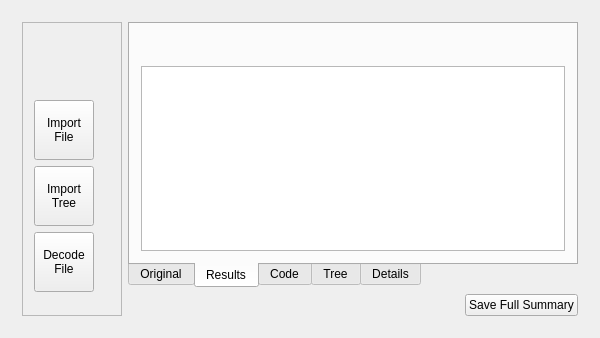
<?xml version="1.0" encoding="UTF-8"?>
<ui version="4.0">
 <class>zGui</class>
 <widget class="QMainWindow" name="zGui">
  <property name="geometry">
   <rect>
    <x>0</x>
    <y>0</y>
    <width>600</width>
    <height>338</height>
   </rect>
  </property>
  <property name="minimumSize">
   <size>
    <width>600</width>
    <height>338</height>
   </size>
  </property>
  <property name="windowTitle">
   <string>Huffman Encoder</string>
  </property>
  <widget class="QWidget" name="centralWidget">
   <layout class="QGridLayout" name="gridLayout">
    <item row="0" column="0">
     <widget class="QStackedWidget" name="stackWidg">
      <property name="currentIndex">
       <number>1</number>
      </property>
      <widget class="QWidget" name="start">
       <widget class="QFrame" name="frame">
        <property name="geometry">
         <rect>
          <x>40</x>
          <y>30</y>
          <width>511</width>
          <height>251</height>
         </rect>
        </property>
        <property name="frameShape">
         <enum>QFrame::StyledPanel</enum>
        </property>
        <property name="frameShadow">
         <enum>QFrame::Raised</enum>
        </property>
        <layout class="QGridLayout" name="gridLayout_2">
         <item row="2" column="1" colspan="2">
          <spacer name="verticalSpacer_2">
           <property name="orientation">
            <enum>Qt::Vertical</enum>
           </property>
           <property name="sizeHint" stdset="0">
            <size>
             <width>80</width>
             <height>54</height>
            </size>
           </property>
          </spacer>
         </item>
         <item row="3" column="0" colspan="3">
          <spacer name="horizontalSpacer_2">
           <property name="orientation">
            <enum>Qt::Horizontal</enum>
           </property>
           <property name="sizeHint" stdset="0">
            <size>
             <width>241</width>
             <height>20</height>
            </size>
           </property>
          </spacer>
         </item>
         <item row="3" column="5">
          <spacer name="horizontalSpacer_3">
           <property name="orientation">
            <enum>Qt::Horizontal</enum>
           </property>
           <property name="sizeHint" stdset="0">
            <size>
             <width>151</width>
             <height>20</height>
            </size>
           </property>
          </spacer>
         </item>
         <item row="6" column="0">
          <widget class="QLabel" name="label_2">
           <property name="text">
            <string>v1.0</string>
           </property>
          </widget>
         </item>
         <item row="1" column="1" colspan="2">
          <widget class="QLabel" name="label_3">
           <property name="text">
            <string>Huffman Encoder</string>
           </property>
          </widget>
         </item>
         <item row="1" column="4" colspan="2">
          <spacer name="horizontalSpacer_4">
           <property name="orientation">
            <enum>Qt::Horizontal</enum>
           </property>
           <property name="sizeHint" stdset="0">
            <size>
             <width>232</width>
             <height>20</height>
            </size>
           </property>
          </spacer>
         </item>
         <item row="3" column="4">
          <widget class="QPushButton" name="startBeginBt">
           <property name="text">
            <string>Begin</string>
           </property>
          </widget>
         </item>
         <item row="1" column="0">
          <spacer name="horizontalSpacer_5">
           <property name="orientation">
            <enum>Qt::Horizontal</enum>
           </property>
           <property name="sizeHint" stdset="0">
            <size>
             <width>40</width>
             <height>20</height>
            </size>
           </property>
          </spacer>
         </item>
         <item row="0" column="1" colspan="2">
          <spacer name="verticalSpacer_3">
           <property name="orientation">
            <enum>Qt::Vertical</enum>
           </property>
           <property name="sizeHint" stdset="0">
            <size>
             <width>20</width>
             <height>40</height>
            </size>
           </property>
          </spacer>
         </item>
         <item row="6" column="5">
          <widget class="QLabel" name="label">
           <property name="text">
            <string>Xavier Lian</string>
           </property>
           <property name="alignment">
            <set>Qt::AlignRight|Qt::AlignTrailing|Qt::AlignVCenter</set>
           </property>
          </widget>
         </item>
         <item row="6" column="1" colspan="4">
          <spacer name="horizontalSpacer">
           <property name="orientation">
            <enum>Qt::Horizontal</enum>
           </property>
           <property name="sizeHint" stdset="0">
            <size>
             <width>167</width>
             <height>20</height>
            </size>
           </property>
          </spacer>
         </item>
         <item row="4" column="0" colspan="6">
          <spacer name="verticalSpacer">
           <property name="orientation">
            <enum>Qt::Vertical</enum>
           </property>
           <property name="sizeHint" stdset="0">
            <size>
             <width>488</width>
             <height>55</height>
            </size>
           </property>
          </spacer>
         </item>
        </layout>
       </widget>
      </widget>
      <widget class="QWidget" name="home">
       <layout class="QGridLayout" name="gridLayout_8">
        <item row="2" column="2">
         <widget class="QPushButton" name="saveAllBt">
          <property name="text">
           <string>Save Full Summary</string>
          </property>
          <property name="icon">
           <iconset resource="Resources/imagedirectory.qrc">
            <normaloff>:/images/saveicon.png</normaloff>:/images/saveicon.png</iconset>
          </property>
         </widget>
        </item>
        <item row="2" column="1">
         <spacer name="horizontalSpacer_10">
          <property name="orientation">
           <enum>Qt::Horizontal</enum>
          </property>
          <property name="sizeHint" stdset="0">
           <size>
            <width>40</width>
            <height>20</height>
           </size>
          </property>
         </spacer>
        </item>
        <item row="0" column="1" rowspan="2" colspan="2">
         <widget class="QTabWidget" name="homeTabWdg">
          <property name="tabPosition">
           <enum>QTabWidget::South</enum>
          </property>
          <property name="currentIndex">
           <number>1</number>
          </property>
          <widget class="QWidget" name="homeOrigTb">
           <attribute name="title">
            <string>Original</string>
           </attribute>
           <layout class="QGridLayout" name="gridLayout_3">
            <item row="0" column="2">
             <spacer name="horizontalSpacer_11">
              <property name="orientation">
               <enum>Qt::Horizontal</enum>
              </property>
              <property name="sizeHint" stdset="0">
               <size>
                <width>40</width>
                <height>20</height>
               </size>
              </property>
             </spacer>
            </item>
            <item row="0" column="0">
             <widget class="QPushButton" name="homeEncodeBt">
              <property name="text">
               <string>Encode</string>
              </property>
             </widget>
            </item>
            <item row="0" column="3">
             <widget class="QLabel" name="label_4">
              <property name="text">
               <string>Imported Text File (Editable)</string>
              </property>
             </widget>
            </item>
            <item row="1" column="0" colspan="4">
             <widget class="QPlainTextEdit" name="homeOrigTE"/>
            </item>
           </layout>
          </widget>
          <widget class="QWidget" name="homeResTb">
           <attribute name="title">
            <string>Results</string>
           </attribute>
           <layout class="QGridLayout" name="gridLayout_4">
            <item row="0" column="1">
             <spacer name="horizontalSpacer_6">
              <property name="orientation">
               <enum>Qt::Horizontal</enum>
              </property>
              <property name="sizeHint" stdset="0">
               <size>
                <width>40</width>
                <height>20</height>
               </size>
              </property>
             </spacer>
            </item>
            <item row="0" column="0">
             <widget class="QPushButton" name="homeResultSvBt">
              <property name="minimumSize">
               <size>
                <width>25</width>
                <height>25</height>
               </size>
              </property>
              <property name="maximumSize">
               <size>
                <width>25</width>
                <height>25</height>
               </size>
              </property>
              <property name="text">
               <string/>
              </property>
              <property name="icon">
               <iconset resource="Resources/imagedirectory.qrc">
                <normaloff>:/images/saveicon.png</normaloff>:/images/saveicon.png</iconset>
              </property>
              <property name="flat">
               <bool>true</bool>
              </property>
             </widget>
            </item>
            <item row="0" column="2">
             <widget class="QLabel" name="homeResultLbl">
              <property name="text">
               <string>                        </string>
              </property>
             </widget>
            </item>
            <item row="1" column="0" colspan="3">
             <widget class="QPlainTextEdit" name="homeResultsTE">
              <property name="readOnly">
               <bool>true</bool>
              </property>
             </widget>
            </item>
           </layout>
          </widget>
          <widget class="QWidget" name="homeCodeTb">
           <attribute name="title">
            <string>Code</string>
           </attribute>
           <layout class="QGridLayout" name="gridLayout_5">
            <item row="0" column="0">
             <widget class="QPushButton" name="homeCodeSvBt">
              <property name="minimumSize">
               <size>
                <width>25</width>
                <height>25</height>
               </size>
              </property>
              <property name="maximumSize">
               <size>
                <width>25</width>
                <height>25</height>
               </size>
              </property>
              <property name="text">
               <string/>
              </property>
              <property name="icon">
               <iconset resource="Resources/imagedirectory.qrc">
                <normaloff>:/images/saveicon.png</normaloff>:/images/saveicon.png</iconset>
              </property>
              <property name="flat">
               <bool>true</bool>
              </property>
             </widget>
            </item>
            <item row="0" column="1">
             <spacer name="horizontalSpacer_7">
              <property name="orientation">
               <enum>Qt::Horizontal</enum>
              </property>
              <property name="sizeHint" stdset="0">
               <size>
                <width>40</width>
                <height>20</height>
               </size>
              </property>
             </spacer>
            </item>
            <item row="0" column="2">
             <widget class="QLabel" name="label_5">
              <property name="text">
               <string>Huffman Code</string>
              </property>
             </widget>
            </item>
            <item row="1" column="0" colspan="3">
             <widget class="QPlainTextEdit" name="plainTextEdit_3">
              <property name="readOnly">
               <bool>true</bool>
              </property>
             </widget>
            </item>
           </layout>
          </widget>
          <widget class="QWidget" name="homeTreeTb">
           <attribute name="title">
            <string>Tree</string>
           </attribute>
           <layout class="QGridLayout" name="gridLayout_6">
            <item row="0" column="0">
             <widget class="QPushButton" name="homeTreeSvBt">
              <property name="minimumSize">
               <size>
                <width>25</width>
                <height>25</height>
               </size>
              </property>
              <property name="maximumSize">
               <size>
                <width>25</width>
                <height>25</height>
               </size>
              </property>
              <property name="text">
               <string/>
              </property>
              <property name="icon">
               <iconset resource="Resources/imagedirectory.qrc">
                <normaloff>:/images/saveicon.png</normaloff>:/images/saveicon.png</iconset>
              </property>
              <property name="flat">
               <bool>true</bool>
              </property>
             </widget>
            </item>
            <item row="0" column="1">
             <spacer name="horizontalSpacer_8">
              <property name="orientation">
               <enum>Qt::Horizontal</enum>
              </property>
              <property name="sizeHint" stdset="0">
               <size>
                <width>40</width>
                <height>20</height>
               </size>
              </property>
             </spacer>
            </item>
            <item row="0" column="2">
             <widget class="QLabel" name="label_6">
              <property name="text">
               <string>Huffman Tree (Root is at far left)</string>
              </property>
             </widget>
            </item>
            <item row="1" column="0" colspan="3">
             <widget class="QPlainTextEdit" name="plainTextEdit_4">
              <property name="readOnly">
               <bool>true</bool>
              </property>
             </widget>
            </item>
           </layout>
          </widget>
          <widget class="QWidget" name="homeDeetTb">
           <attribute name="title">
            <string>Details</string>
           </attribute>
           <layout class="QGridLayout" name="gridLayout_7">
            <item row="0" column="0">
             <widget class="QPushButton" name="homeDeetSvBt">
              <property name="minimumSize">
               <size>
                <width>25</width>
                <height>25</height>
               </size>
              </property>
              <property name="maximumSize">
               <size>
                <width>25</width>
                <height>25</height>
               </size>
              </property>
              <property name="text">
               <string/>
              </property>
              <property name="icon">
               <iconset resource="Resources/imagedirectory.qrc">
                <normaloff>:/images/saveicon.png</normaloff>:/images/saveicon.png</iconset>
              </property>
              <property name="flat">
               <bool>true</bool>
              </property>
             </widget>
            </item>
            <item row="0" column="1">
             <spacer name="horizontalSpacer_9">
              <property name="orientation">
               <enum>Qt::Horizontal</enum>
              </property>
              <property name="sizeHint" stdset="0">
               <size>
                <width>40</width>
                <height>20</height>
               </size>
              </property>
             </spacer>
            </item>
            <item row="1" column="0" colspan="2">
             <widget class="QPlainTextEdit" name="plainTextEdit_5">
              <property name="readOnly">
               <bool>true</bool>
              </property>
              <property name="plainText">
               <string>Compression Ratio: 
Frequencies:
</string>
              </property>
             </widget>
            </item>
           </layout>
          </widget>
         </widget>
        </item>
        <item row="0" column="0" rowspan="3">
         <widget class="QFrame" name="frame_2">
          <property name="minimumSize">
           <size>
            <width>100</width>
            <height>0</height>
           </size>
          </property>
          <property name="maximumSize">
           <size>
            <width>100</width>
            <height>16777215</height>
           </size>
          </property>
          <property name="frameShape">
           <enum>QFrame::StyledPanel</enum>
          </property>
          <property name="frameShadow">
           <enum>QFrame::Raised</enum>
          </property>
          <layout class="QVBoxLayout" name="verticalLayout">
           <item>
            <widget class="QPushButton" name="homeBackBt">
             <property name="minimumSize">
              <size>
               <width>60</width>
               <height>60</height>
              </size>
             </property>
             <property name="maximumSize">
              <size>
               <width>60</width>
               <height>60</height>
              </size>
             </property>
             <property name="text">
              <string/>
             </property>
             <property name="icon">
              <iconset resource="Resources/imagedirectory.qrc">
               <normaloff>:/images/backicon.png</normaloff>:/images/backicon.png</iconset>
             </property>
             <property name="iconSize">
              <size>
               <width>50</width>
               <height>50</height>
              </size>
             </property>
             <property name="flat">
              <bool>true</bool>
             </property>
            </widget>
           </item>
           <item>
            <widget class="QPushButton" name="homeImportBt">
             <property name="minimumSize">
              <size>
               <width>60</width>
               <height>60</height>
              </size>
             </property>
             <property name="maximumSize">
              <size>
               <width>60</width>
               <height>60</height>
              </size>
             </property>
             <property name="text">
              <string>Import
File</string>
             </property>
            </widget>
           </item>
           <item>
            <widget class="QPushButton" name="homeTreeImportBt">
             <property name="minimumSize">
              <size>
               <width>60</width>
               <height>60</height>
              </size>
             </property>
             <property name="maximumSize">
              <size>
               <width>60</width>
               <height>60</height>
              </size>
             </property>
             <property name="text">
              <string>Import
Tree</string>
             </property>
            </widget>
           </item>
           <item>
            <widget class="QPushButton" name="homeDecodeBt">
             <property name="minimumSize">
              <size>
               <width>60</width>
               <height>60</height>
              </size>
             </property>
             <property name="maximumSize">
              <size>
               <width>60</width>
               <height>60</height>
              </size>
             </property>
             <property name="text">
              <string>Decode
File</string>
             </property>
            </widget>
           </item>
           <item>
            <spacer name="verticalSpacer_4">
             <property name="orientation">
              <enum>Qt::Vertical</enum>
             </property>
             <property name="sizeHint" stdset="0">
              <size>
               <width>20</width>
               <height>40</height>
              </size>
             </property>
            </spacer>
           </item>
          </layout>
         </widget>
        </item>
       </layout>
      </widget>
     </widget>
    </item>
   </layout>
  </widget>
 </widget>
 <layoutdefault spacing="6" margin="11"/>
 <resources>
  <include location="Resources/imagedirectory.qrc"/>
 </resources>
 <connections/>
</ui>
